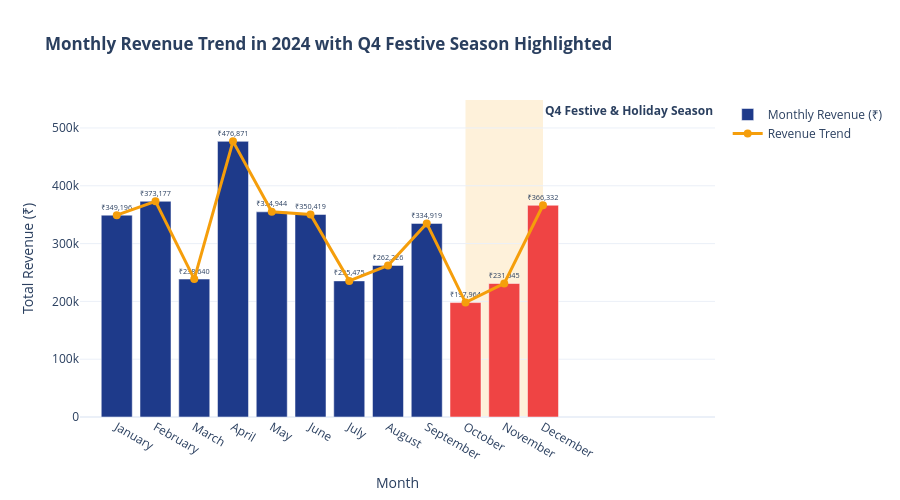

Write notebook code for a chart like this one.
### Markdown cell above
## 7. Trends & Seasonality: Trajectory Across 2024

### Code cell
# Chart 7: Monthly Revenue Trend with Festive Season Highlighted
monthly_agg = df_trans.groupby(["Year", "Month", "Month_Name"]).agg(
    Revenue=("Total_Purchase_Value", "sum"),
    Orders=("Total_Purchase_Value", "count"),
).reset_index().sort_values(["Year", "Month"]).reset_index(drop=True)

monthly_agg["MoM_Growth"] = (monthly_agg["Revenue"].pct_change() * 100).round(2).fillna(0.0)

fig7 = go.Figure()

# Base monthly revenue line
fig7.add_trace(go.Bar(
    x=monthly_agg["Month_Name"],
    y=monthly_agg["Revenue"],
    name="Monthly Revenue (₹)",
    marker_color=[
        CORPORATE_PALETTE["danger"] if m in ["October", "November", "December"] 
        else CORPORATE_PALETTE["primary"] 
        for m in monthly_agg["Month_Name"]
    ],
    text=[f"₹{v:,.0f}" for v in monthly_agg["Revenue"]],
    textposition="outside",
))

fig7.add_trace(go.Scatter(
    x=monthly_agg["Month_Name"],
    y=monthly_agg["Revenue"],
    name="Revenue Trend",
    mode="lines+markers",
    line=dict(color=CORPORATE_PALETTE["accent"], width=3),
    marker=dict(size=8),
))

# Highlight Q4 Festive Season Window
fig7.add_vrect(
    x0="October", x1="December",
    fillcolor="rgba(245, 158, 11, 0.15)",
    layer="below", line_width=0,
    annotation_text="<b>Q4 Festive & Holiday Season</b>",
    annotation_position="top left",
)

fig7.update_layout(
    title="<b>Monthly Revenue Trend in 2024 with Q4 Festive Season Highlighted</b>",
    xaxis_title="Month",
    yaxis_title="Total Revenue (₹)",
    height=500,
    yaxis=dict(range=[0, monthly_agg["Revenue"].max() * 1.15]),
)
fig7.show()

### Figure 1 — Plotly figure (JSON) as saved in the notebook; plotly's stock layout.template omitted (floating-point values rounded to 4 significant figures)
{"data": [{"marker": {"color": ["#1E3A8A", "#1E3A8A", "#1E3A8A", "#1E3A8A", "#1E3A8A", "#1E3A8A", "#1E3A8A", "#1E3A8A", "#1E3A8A", "#EF4444", "#EF4444", "#EF4444"]}, "name": "Monthly Revenue (₹)", "text": ["₹349,196", "₹373,177", "₹238,640", "₹476,871", "₹354,944", "₹350,419", "₹235,475", "₹262,226", "₹334,919", "₹197,964", "₹231,045", "₹366,332"], "textposition": "outside", "type": "bar", "x": ["January", "February", "March", "April", "May", "June", "July", "August", "September", "October", "November", "December"], "y": [349200.0, 373200.0, 238600.0, 476900.0, 354900.0, 350400.0, 235500.0, 262200.0, 334900.0, 198000.0, 231000.0, 366300.0]}, {"line": {"color": "#F59E0B", "width": 3}, "marker": {"size": 8}, "mode": "lines+markers", "name": "Revenue Trend", "type": "scatter", "x": ["January", "February", "March", "April", "May", "June", "July", "August", "September", "October", "November", "December"], "y": [349200.0, 373200.0, 238600.0, 476900.0, 354900.0, 350400.0, 235500.0, 262200.0, 334900.0, 198000.0, 231000.0, 366300.0]}], "layout": {"annotations": [{"showarrow": false, "text": "<b>Q4 Festive & Holiday Season</b>", "x": "December", "xanchor": "left", "xref": "x", "y": 1, "yanchor": "top", "yref": "y domain"}], "height": 500, "shapes": [{"fillcolor": "rgba(245, 158, 11, 0.15)", "layer": "below", "line": {"width": 0}, "type": "rect", "x0": "October", "x1": "December", "xref": "x", "y0": 0, "y1": 1, "yref": "y domain"}], "title": {"text": "<b>Monthly Revenue Trend in 2024 with Q4 Festive Season Highlighted</b>"}, "xaxis": {"title": {"text": "Month"}}, "yaxis": {"range": [0, 548400.0], "title": {"text": "Total Revenue (₹)"}}}}
